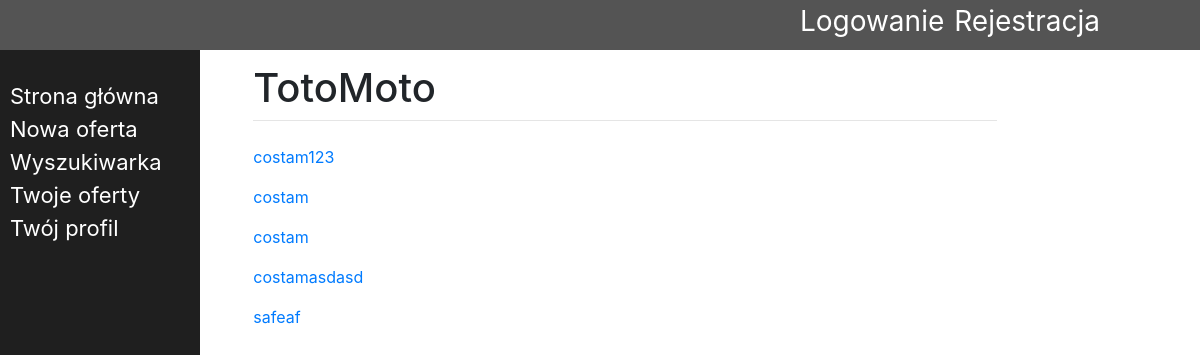
/user/karol/, run on an earlier commit of the app's database.
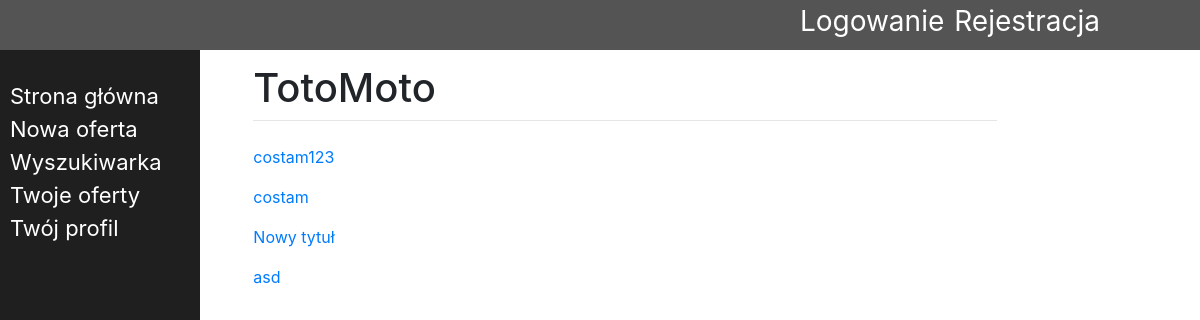
And on a later commit of the database.
### main/models.py (models this page shows)
class Offer(models.Model):
    user = models.ForeignKey(User, on_delete=models.CASCADE, related_name='offer', null=True)
    title = models.CharField(max_length=200, null=True)
    dsc = models.CharField(max_length=3000, null=True)
    category = models.CharField(max_length=30, null=True)
    marka = models.CharField(max_length=20, null=True)
    model = models.CharField(max_length=30, null=True)
    type = models.CharField(max_length=20, null=True)
    stan = models.BooleanField(null=True)
    prod_year = models.DateTimeField(null=True)
    mileage = models.IntegerField(null=True)
    cap = models.IntegerField(null=True)
    fuel = models.CharField(max_length=20, null=True)
    power = models.IntegerField(null=True)
    gear_box = models.CharField(max_length=20, null=True)
    colour = models.CharField(max_length=20, null=True)
    accident = models.BooleanField(null=True)
    price = models.IntegerField(null=True)
    created_at = models.DateTimeField(auto_now_add=True, null=True)
    def __str__(self):
        return self.title

### main/views.py (the view)
# urls.py: path('user/<str:name>/', views.user_offs, name='user_offs'),
def user_offs(response, name=None):
    if name == None:
        name = response.user
        return render(response, 'main/home.html', {"name": name})
    else:
        user = name
        li = []
        for offer in Offer.objects.all():
            b = '{}'.format(offer.user)
            if b == user:
                li += [offer]
        print(li)
        return render(response, 'main/user_offs.html', {"offers":li})

### main/templates/main/user_offs.html (shortened to what this page needs)
{% extends 'main/base.html' %}
{% block content %}
<div>
    {% for off in offers %}
    <p><a href="/{{off.id}}">{{off.title}}</a></p>
    {% endfor %}
</div>
{% endblock %}

What changed in the data, as far as the page shows it:
removed Offer: title "costam"
changed Offer: title "costamasdasd" → "Nowy tytuł"
changed Offer: title "safeaf" → "asd"
